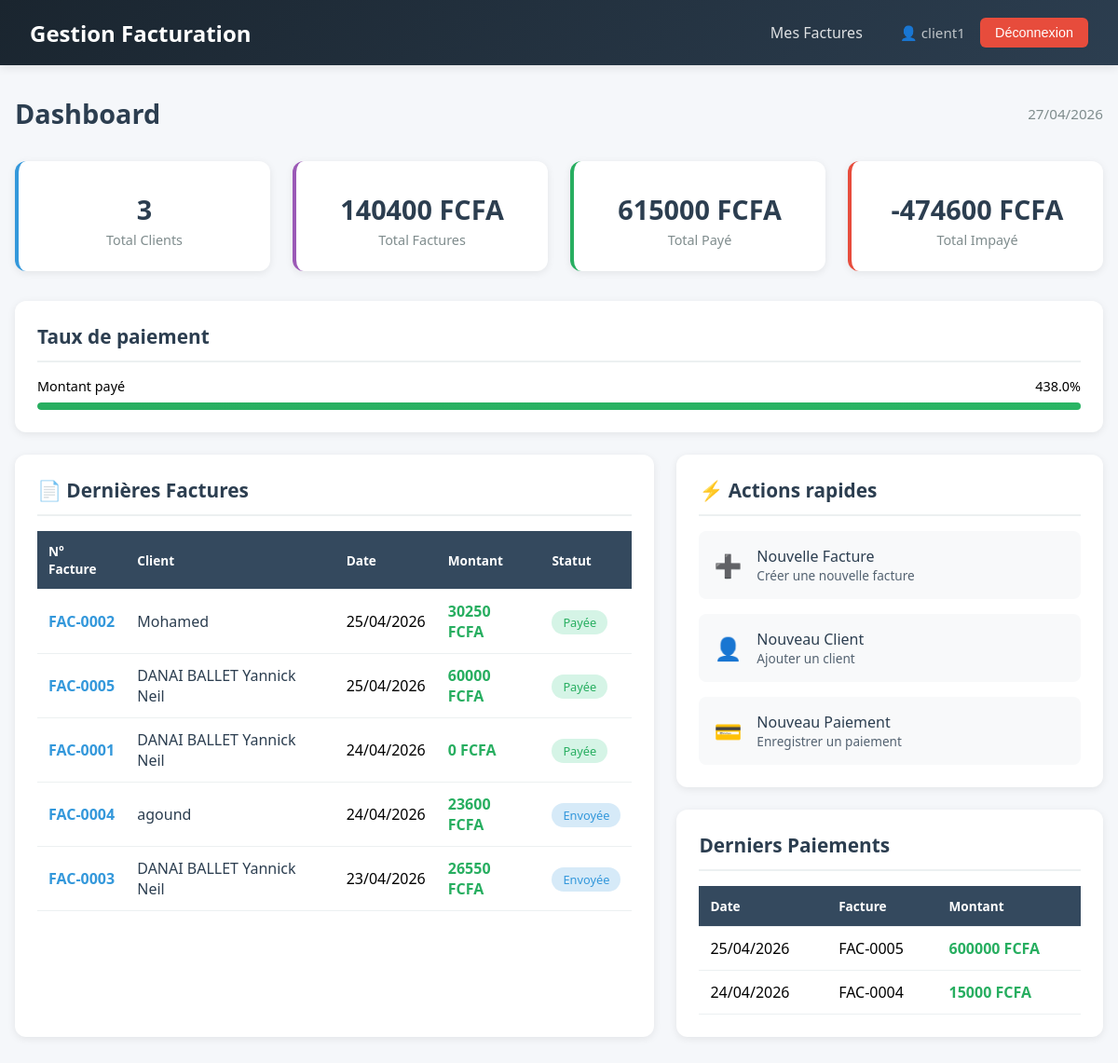
Screenshot of / (signed in) with the database file from the repository.
### factures/models.py (models this page shows, shortened)
class Facture(models.Model):
    STATUTS = [
        ('brouillon', 'Brouillon'),
        ('envoyee',   'Envoyée'),
        ('payee',     'Payée'),
    ]
    client        = models.ForeignKey(Client, on_delete=models.CASCADE)
    date          = models.DateField()
    statut        = models.CharField(max_length=20, choices=STATUTS, default='brouillon')
    montant_ht    = models.DecimalField(max_digits=12, decimal_places=2, default=0)
    taux_tva      = models.DecimalField(max_digits=5,  decimal_places=2, default=18)
    montant_tva   = models.DecimalField(max_digits=12, decimal_places=2, default=0)
    montant_total = models.DecimalField(max_digits=12, decimal_places=2, default=0)
    created_at    = models.DateTimeField(auto_now_add=True)
    updated_at    = models.DateTimeField(auto_now=True)
    @property
    def solde_restant(self):
        total_paye = sum(p.montant for p in self.paiement_set.all())
        return self.montant_total - total_paye
    class Meta:
        ordering = ('-date',)

### clients/models.py (models this page shows, shortened)
class Client(models.Model):
    nom        = models.CharField(max_length=200)
    email      = models.EmailField(unique=True)
    telephone  = models.CharField(max_length=20, blank=True)
    adresse    = models.TextField(blank=True)
    created_at = models.DateTimeField(auto_now_add=True)
    updated_at = models.DateTimeField(auto_now=True)
    class Meta:
        ordering = ('-created_at',)

### paiements/models.py (models this page shows, shortened)
class Paiement(models.Model):
    MODES = [
        ('especes',  'Espèces'),
        ('virement', 'Virement'),
        ('cheque',   'Chèque'),
        ('mobile',   'Mobile Money'),
        ('carte',    'Carte bancaire'),
    ]
    facture    = models.ForeignKey(Facture, on_delete=models.CASCADE)
    montant    = models.DecimalField(max_digits=12, decimal_places=2)
    date       = models.DateField()
    mode       = models.CharField(max_length=20, choices=MODES)
    created_at = models.DateTimeField(auto_now_add=True)
    class Meta:
        ordering = ('-date',)

### config/urls.py (the view)
# urls.py: path('',           dashboard,                       name='dashboard'),
@login_required
def dashboard(request):
    factures  = Facture.objects.select_related('client').all()
    paiements = Paiement.objects.all()
    total_facture = sum(f.montant_total for f in factures)
    total_paye = sum(p.montant for p in paiements)
    total_impaye = sum(f.solde_restant for f in factures)
    taux_paiement = 0
    if total_facture > 0:
        taux_paiement = (total_paye / total_facture) * 100
    return render(request, 'dashboard.html', {
        'total_facture':      total_facture,
        'total_paye':         total_paye,
        'total_impaye':       total_impaye,
        'taux_paiement':      taux_paiement,
        'nb_clients':         Client.objects.count(),
        'dernieres_factures': factures.order_by('-date')[:5],
        'derniers_paiements': paiements.order_by('-date')[:5],
    })

### templates/dashboard.html (shortened to what this page needs)
{% extends 'base.html' %}
{% block content %}
<div class="dashboard-header">
    <h1>Dashboard</h1>
    <span class="date">{% now "d/m/Y" %}</span>
</div>
<div class="stats-grid">
    <div class="stat-card clients">
        <div class="value">{{ nb_clients }}</div>
        <div class="label">Total Clients</div>
    </div>
    <div class="stat-card factures">
        <div class="value">{{ total_facture|floatformat:0 }} FCFA</div>
        <div class="label">Total Factures</div>
    </div>
    <div class="stat-card paye">
        <div class="value">{{ total_paye|floatformat:0 }} FCFA</div>
        <div class="label">Total Payé</div>
    </div>
    <div class="stat-card impaye">
        <div class="value">{{ total_impaye|floatformat:0 }} FCFA</div>
        <div class="label">Total Impayé</div>
    </div>
</div>
<div class="card" style="margin-bottom: 1.5rem;">
    <h2>Taux de paiement</h2>
    <div class="progress-section">
        <div class="progress-label">
            <span>Montant payé</span>
            <span>{{ taux_paiement|floatformat:1 }}%</span>
        </div>
        <div class="progress-bar">
            <div class="progress-fill" style="width: {{ taux_paiement|floatformat:0 }}%;"></div>
        </div>
    </div>
</div>
<div class="content-grid">
    <div class="card">
        <h2>📄 Dernières Factures</h2>
        <table>
            <thead>
                <tr>
                    <th>N° Facture</th>
                    <th>Client</th>
                    <th>Date</th>
                    <th>Montant</th>
                    <th>Statut</th>
                </tr>
            </thead>
            <tbody>
                {% for facture in dernieres_factures %}
                <tr>
                    <td><span class="facture-num">FAC-{{ facture.pk|stringformat:"04d" }}</span></td>
                    <td><span class="client-name">{{ facture.client.nom }}</span></td>
                    <td>{{ facture.date|date:"d/m/Y" }}</td>
                    <td><span class="montant">{{ facture.montant_total|floatformat:0 }} FCFA</span></td>
                    <td>
                        <span class="status {{ facture.statut }}">
                            {{ facture.get_statut_display }}
                        </span>
                    </td>
                </tr>
                {% empty %}
                <tr>
                    <td colspan="5" style="text-align: center; color: #7f8c8d;">Aucune facture</td>
                </tr>
                {% endfor %}
            </tbody>
        </table>
    </div>
    <div>
        <div class="card" style="margin-bottom: 1.5rem;">
            <h2>⚡ Actions rapides</h2>
            <div class="quick-actions">
                <a href="{% url 'facture_create' %}" class="quick-action-btn">
                    <span class="icon">➕</span>
                    <div class="text">
                        <div>Nouvelle Facture</div>
                        <div class="desc">Créer une nouvelle facture</div>
                    </div>
                </a>
                <a href="{% url 'client_create' %}" class="quick-action-btn">
                    <span class="icon">👤</span>
                    <div class="text">
                        <div>Nouveau Client</div>
                        <div class="desc">Ajouter un client</div>
                    </div>
                </a>
                <a href="{% url 'paiement_create' %}" class="quick-action-btn">
                    <span class="icon">💳</span>
                    <div class="text">
                        <div>Nouveau Paiement</div>
                        <div class="desc">Enregistrer un paiement</div>
                    </div>
                </a>
            </div>
        </div>
        <div class="card">
            <h2>Derniers Paiements</h2>
            <table>
                <thead>
                    <tr>
                        <th>Date</th>
                        <th>Facture</th>
                        <th>Montant</th>
                    </tr>
                </thead>
                <tbody>
                    {% for paiement in derniers_paiements %}
                    <tr>
                        <td>{{ paiement.date|date:"d/m/Y" }}</td>
                        <td>FAC-{{ paiement.facture.pk|stringformat:"04d" }}</td>
                        <td><span class="montant">{{ paiement.montant|floatformat:0 }} FCFA</span></td>
                    </tr>
                    {% empty %}
                    <tr>
                        <td colspan="3" style="text-align: center; color: #7f8c8d;">Aucun paiement</td>
                    </tr>
                    {% endfor %}
                </tbody>
            </table>
        </div>
    </div>
</div>
{% endblock %}

### templates/base.html (shortened to what this page needs)
<!DOCTYPE html>
<html lang="fr">
<head>
</head>
<body>
  <nav class="navbar">
    <div class="brand">Gestion Facturation</div>
    <div class="nav-links">
        {% if user.is_authenticated %}
            {% if user.profile.role == 'client' %}
                 <a href="{% url 'dashboard' %}">Mes Factures</a>
            {% endif %}
            <div class="user-info">
                <span class="user-name">👤 {{ user.username }}</span>
                <form method="post" action="{% url 'logout' %}" style="display:inline;">
                    <button type="submit" class="btn-logout">Déconnexion</button>
                </form>
            </div>
        {% else %}
            <a href="{% url 'login' %}" class="btn-login">Connexion</a>
        {% endif %}
    </div>
</nav>
    <div class="container">
        {% block content %}{% endblock %}
    </div>
</body>
</html>
</body>
</html>

### templates/base.html (style rules this page uses)
* { margin: 0; padding: 0; box-sizing: border-box; }
body { font-family: 'Segoe UI', Arial, sans-serif; background: #f5f7fa; }
.navbar { background: linear-gradient(135deg, #1a252f 0%, #2c3e50 100%); padding: 1rem 2rem; display: flex; justify-content: space-between; align-items: center; box-shadow: 0 2px 10px rgba(0,0,0,0.1); }
.navbar .brand { font-size: 1.5rem; font-weight: bold; color: white; }
.navbar .nav-links { display: flex; align-items: center; gap: 0.5rem; }
.navbar a { color: rgba(255,255,255,0.85); text-decoration: none; padding: 0.5rem 1rem; border-radius: 6px; transition: all 0.3s ease; font-weight: 500; }
.user-info { display: flex; align-items: center; gap: 1rem; margin-left: 1rem; }
.user-name { color: #bdc3c7; font-size: 0.95rem; }
.btn-logout { background: #e74c3c; color: white; border: none; padding: 0.5rem 1rem; border-radius: 6px; cursor: pointer; font-size: 0.9rem; font-weight: 500; display: inline-flex; align-items: center; gap: 0.5rem; transition: all 0.3s ease; text-decoration: none; }
.container { max-width: 1200px; margin: 2rem auto; padding: 0 1rem; }
.card { background: white; border-radius: 12px; padding: 1.5rem; margin-bottom: 1.5rem; box-shadow: 0 2px 8px rgba(0,0,0,0.08); }
table { width: 100%; border-collapse: collapse; }
th, td { padding: 14px; text-align: left; border-bottom: 1px solid #ecf0f1; }
th { background: #34495e; color: white; font-weight: 600; }
.stat-card { background: white; padding: 1.5rem; border-radius: 12px; text-align: center; box-shadow: 0 2px 8px rgba(0,0,0,0.08); }

### templates/dashboard.html (style rules this page uses)
.dashboard-header { display: flex; justify-content: space-between; align-items: center; margin-bottom: 2rem; }
.dashboard-header h1 { color: #2c3e50; font-size: 1.8rem; }
.dashboard-header .date { color: #7f8c8d; font-size: 0.95rem; }
.stats-grid { display: grid; grid-template-columns: repeat(4, 1fr); gap: 1.5rem; margin-bottom: 2rem; }
.stat-card { background: white; border-radius: 12px; padding: 1.5rem; box-shadow: 0 2px 8px rgba(0,0,0,0.08); transition: transform 0.3s ease, box-shadow 0.3s ease; }
.stat-card .value { font-size: 1.8rem; font-weight: bold; color: #2c3e50; margin-bottom: 0.25rem; }
.stat-card .label { color: #7f8c8d; font-size: 0.9rem; font-weight: 500; }
.stat-card.clients { border-left: 4px solid #3498db; }
.stat-card.factures { border-left: 4px solid #9b59b6; }
.stat-card.paye { border-left: 4px solid #27ae60; }
.stat-card.impaye { border-left: 4px solid #e74c3c; }
.content-grid { display: grid; grid-template-columns: 1.5fr 1fr; gap: 1.5rem; }
.card { background: white; border-radius: 12px; padding: 1.5rem; box-shadow: 0 2px 8px rgba(0,0,0,0.08); }
.card h2 { color: #2c3e50; font-size: 1.3rem; margin-bottom: 1rem; padding-bottom: 0.75rem; border-bottom: 2px solid #ecf0f1; display: flex; align-items: center; gap: 0.5rem; }
.card table { width: 100%; border-collapse: collapse; }
.card th, .card td { padding: 12px; text-align: left; border-bottom: 1px solid #ecf0f1; }
.card th { background: #34495e; color: white; font-weight: 600; font-size: 0.85rem; }
.card .facture-num { font-weight: 600; color: #3498db; }
.card .client-name { color: #2c3e50; }
.card .montant { font-weight: 600; color: #27ae60; }
.status { padding: 0.25rem 0.75rem; border-radius: 20px; font-size: 0.8rem; font-weight: 500; }
.status.payee { background: #d5f4e6; color: #27ae60; }
.status.envoyee { background: #d6eaf8; color: #3498db; }
.quick-actions { display: flex; flex-direction: column; gap: 1rem; }
.quick-action-btn { display: flex; align-items: center; gap: 1rem; padding: 1rem; background: #f8f9fa; border-radius: 8px; text-decoration: none; color: #2c3e50; transition: all 0.3s ease; }
.quick-action-btn .icon { font-size: 1.5rem; }
.quick-action-btn .text { font-weight: 500; }
.quick-action-btn .desc { font-size: 0.85rem; opacity: 0.8; }
.progress-section { margin-top: 1rem; }
.progress-label { display: flex; justify-content: space-between; margin-bottom: 0.5rem; font-size: 0.9rem; }
.progress-bar { height: 8px; background: #ecf0f1; border-radius: 4px; overflow: hidden; }
.progress-fill { height: 100%; background: linear-gradient(90deg, #27ae60, #2ecc71); border-radius: 4px; transition: width 0.5s ease; }

### rows the page displays
Facture: pk "0002", client.nom "Mohamed", date "25/04/2026", montant_total "30250", statut "Payée"
Facture: pk "0005", client.nom "DANAI BALLET Yannick Neil", date "25/04/2026", montant_total "60000", statut "Payée"
Facture: pk "0001", client.nom "DANAI BALLET Yannick Neil", date "24/04/2026", montant_total "0", statut "Payée"
Facture: pk "0004", client.nom "agound", date "24/04/2026", montant_total "23600", statut "Envoyée"
Facture: pk "0003", client.nom "DANAI BALLET Yannick Neil", date "23/04/2026", montant_total "26550", statut "Envoyée"
Paiement: date "25/04/2026", facture.pk "0005", montant "600000"
Paiement: date "24/04/2026", facture.pk "0004", montant "15000"

### other values shown
{{ user.username }} "client1"
{{ nb_clients }} "3"
{{ total_facture|floatformat:0 }} "140400"
{{ total_paye|floatformat:0 }} "615000"
{{ total_impaye|floatformat:0 }} "-474600"
{{ taux_paiement|floatformat:1 }} "438.0"
